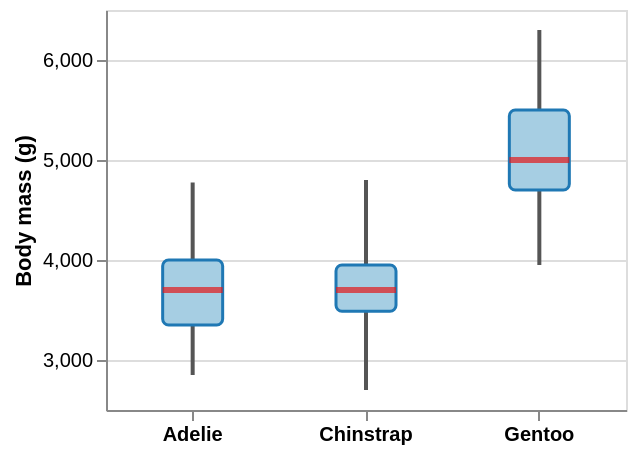

Vega-Lite specification stored for this chart:
### Vega-Lite specification from a JSON file in a GitHub repository (floating-point values rounded to 4 significant figures)
{"$schema": "https://vega.github.io/schema/vega-lite/v6.json", "description": "A pre-aggregated box plot from rule, bar and tick layers with custom sizes and colors.", "width": 260, "height": 200, "data": {"values": [{"Species": "Adelie", "lower": 2850, "q1": 3350, "median": 3700, "q3": 4000, "upper": 4775}, {"Species": "Chinstrap", "lower": 2700, "q1": 3488.0, "median": 3700, "q3": 3950, "upper": 4800}, {"Species": "Gentoo", "lower": 3950, "q1": 4700, "median": 5000, "q3": 5500, "upper": 6300}]}, "encoding": {"x": {"field": "Species", "type": "nominal", "title": null, "axis": {"labelAngle": 0, "labelFontWeight": "bold"}}}, "layer": [{"mark": {"type": "rule", "color": "#555", "strokeWidth": 2}, "encoding": {"y": {"field": "lower", "type": "quantitative", "scale": {"zero": false}, "title": "Body mass (g)"}, "y2": {"field": "upper"}}}, {"mark": {"type": "bar", "size": 30, "color": "#a6cee3", "stroke": "#1f78b4", "cornerRadius": 3}, "encoding": {"y": {"field": "q1", "type": "quantitative"}, "y2": {"field": "q3"}, "strokeWidth": {"value": 1.5}}}, {"mark": {"type": "tick", "color": "#e31a1c", "size": 30, "thickness": 3}, "encoding": {"y": {"field": "median", "type": "quantitative"}}}], "usermeta": {"eas": {"threshold": 0.03}}}
